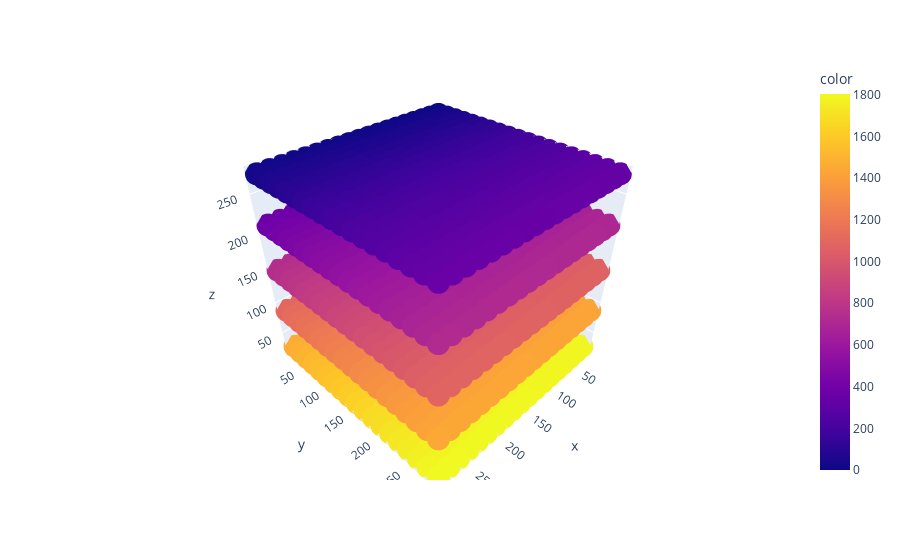
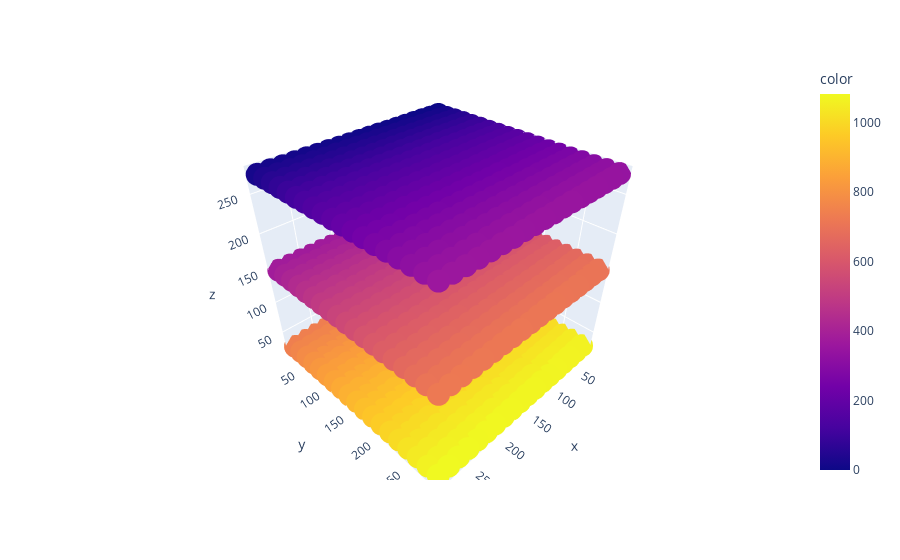
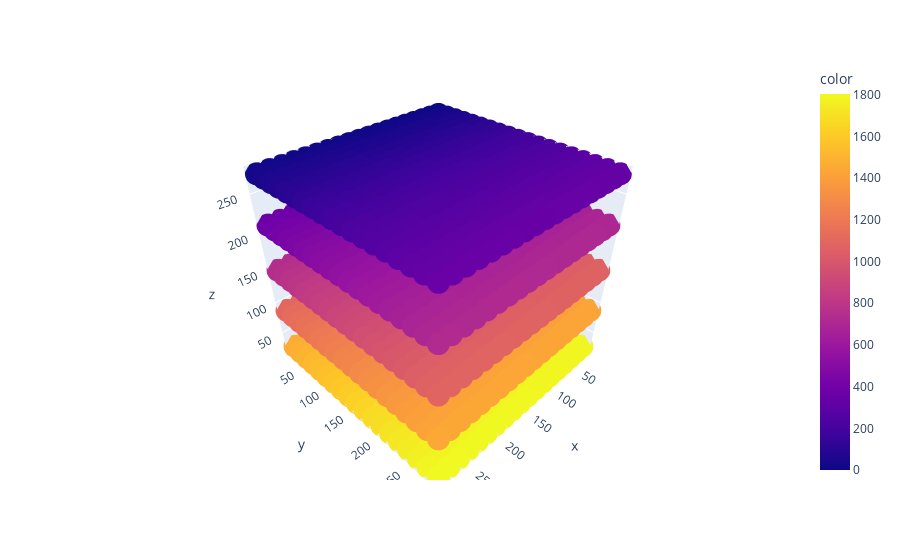
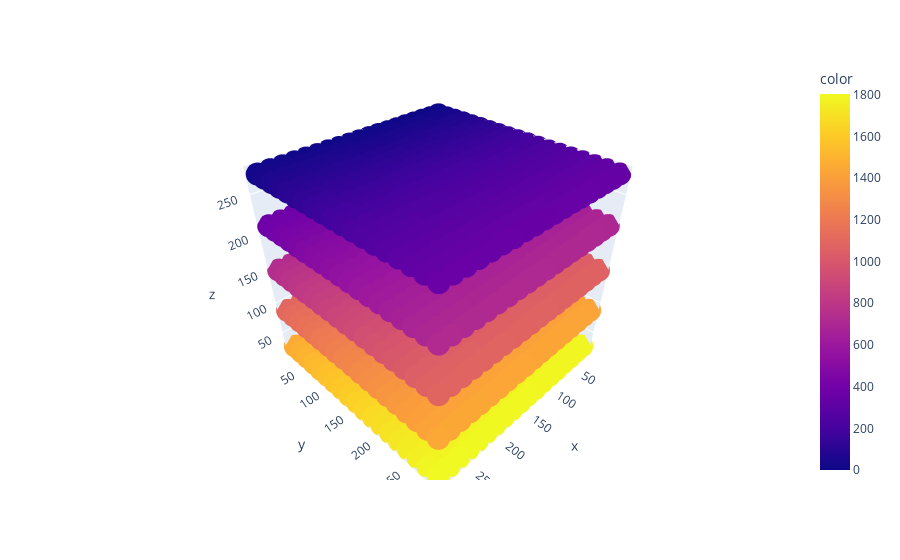

Notebook code cell kept with these figures, in order:
### Code cell
n_cams = len(params.cams)

cpar = ControlParams(n_cams)
cpar.read_control_par(b"parameters/ptv.par")

vpar = VolumeParams()
vpar.read_volume_par(b"parameters/criteria.par")

# Calibration initial guess 

cals = []
for i_cam in range(n_cams):
    cal = Calibration()
    tmp = cpar.get_cal_img_base_name(i_cam)
    cal.from_file(tmp + b".ori", tmp + b".addpar")
    print(cal.get_pos(), cal.get_angles())
    cals.append(cal)



# prepare all markers for the rms error 
list_files = list(cases[1].rglob('markers*'))
all_markers = [np.loadtxt(_) for _ in list_files]
all_XYZ = all_markers[0][:,2:]
all_ID = np.argwhere((all_XYZ[:,0]>-1))[:,0]

for case in cases:
    # if 'allmarkers' not in case.name:
    #     continue

    list_files = list(case.rglob('markers*'))
    list_files.sort()
    case_name = case.name.split('case_')[-1] # 'interpolation', ...
    print(case_name)
    # print([_.name for _ in list_files])
    
    # load marker
    markers = [np.loadtxt(_) for _ in list_files]
    
    for c in params.cams:
        # print(f" Camera {c}\n")

        XYZ = markers[c][:,2:]
        xy = markers[c][:,:2]
        ID = np.argwhere((XYZ[:,0]>-1))[:,0]

        cal = cals[c]
        # print what you get to see it's still a valid guess
        cal.get_pos(), cal.get_angles()

        
        # We could use this step only if we do not have a good
        # initial guess, but we have one from the previous step

        
        four_points = xy[[0,int(ID.max()/4),int(ID.max()*3/4),ID.max()],:] # choose manually
        ref_pts = XYZ[[0,int(ID.max()/4),int(ID.max()*3/4),ID.max()],:]


        targets = convert_arr_metric_to_pixel(
            image_coordinates(ref_pts, cal, cpar.get_multimedia_params()),
        cpar,
        )
        print(f"Before: {four_points - targets}")


        # external_calibration(cal, ref_pts, four_points, cpar)


        x0 = calibration_to_array(cal)
        # print(x0)
        sol = minimize(error_function, x0, args=(cal, XYZ, xy, cpar), method='Nelder-Mead', tol=1e-11)

        array_to_calibration(sol.x, cal)

        targets = convert_arr_metric_to_pixel(
            image_coordinates(ref_pts, cal, cpar.get_multimedia_params()),
        cpar,
        )
        print(f"After: {four_points - targets}")

        targets = convert_arr_metric_to_pixel(
            image_coordinates(XYZ, cal, cpar.get_multimedia_params()),
        cpar,
        )

        # px.scatter(x=xy[:,0], y=xy[:,1], color=ID).show()
        # fig = ff.create_quiver(x=xy[:,0], y=xy[:,1], u=targets[:,0]-xy[:,0], v=targets[:,1]-xy[:,1], scale=5)
        # fig.show()

        # Not sure I understand it correctly, we calibrate with 
        # some markers but always compare with the full set


    # Note that we always use allmarkers for comparison:
    # newXYZ, rcm = pixel_to_3d(all_markers, cpar, cals, vpar)

    newXYZ, rcm = pixel_to_3d(markers, cpar, cals, vpar)
    # errors = newXYZ - all_XYZ
    errors = newXYZ - XYZ

    print(f" Error rms: {np.sqrt(np.sum(errors**2))}")

    # print(rcm)

    newxyz = pd.DataFrame(all_XYZ, columns=['x','y','z'])
    newxyz['id'] = all_ID
    px.scatter_3d(x=newxyz['x'], y=newxyz['y'], z=newxyz['z'], color=newxyz['id']).show()

    
    newxyz = pd.DataFrame(newXYZ, columns=['x','y','z'])
    newxyz['id'] = range(len(newXYZ))
    px.scatter_3d(x=newxyz['x'], y=newxyz['y'], z=newxyz['z'], color=newxyz['id']).show()

    # get 3D positions from plate
    # # triangulate 3D position
    # camPs = [ np.asarray([markers[0][i,:2],markers[1][i,:2],markers[2][i,:2],markers[3][i,:2]]) for i in range(len(markers[0]))]
    # P = np.asarray([NewtonSoloff_Triangulation(setP, ax, ay, params)[0] for setP in camPs])

    # # compare error
    # error = XYZ-P
    # output = np.zeros([361*5,8+3+3])
    # for i in range(len(params.cams)):
    #     output[:,2*i:2*(i+1)] = np.loadtxt('markers_c'+str(params.cams[i])+'.txt')[:,:2]
    # output[:,8:11] = XYZ
    # output[:,11:] = error
    # # SaveMarkerList(output)

    # err = np.linalg.norm(error,axis=1)
    # mean_err = np.mean(err)
    # std_err = np.std(err)
    # print('MAE: ', mean_err, ' +- ' , std_err )
    # import matplotlib.pyplot as plt

    # axis = plt.figure().add_subplot(111, projection='3d')
    # axis.scatter(P[:,2], P[:,0], P[:,1],c='red',s=5)
    # axis.scatter(XYZ[ID,2], XYZ[ID,0], XYZ[ID,1],c='black',s=5)
    # axis.set_xlabel('Z',fontsize=13), axis.set_ylabel('X',fontsize=13), axis.set_zlabel('Y',fontsize=13)
    # plt.tight_layout()
    # plt.show()

    # axis = plt.figure().add_subplot(111, projection='3d')
    # axis.quiver(P[:,2],P[:,0],P[:,1], P[:,2]-XYZ[ID,2], P[:,0]-XYZ[ID,0], P[:,1]-XYZ[ID,1],color='red',length=10,normalize=True)
    # axis.set_xlabel('Z',fontsize=13), axis.set_ylabel('X',fontsize=13), axis.set_zlabel('Y',fontsize=13)
    # plt.tight_layout()
    # plt.show()

### Figure 1 — Plotly figure (JSON) as saved in the notebook; plotly's stock layout.template omitted (floating-point values rounded to 4 significant figures; data arrays with more than 128 entries replaced by an {"elided": "..."} marker saying what was removed)
{"data": [{"hovertemplate": "x=%{x}<br>y=%{y}<br>z=%{z}<br>color=%{marker.color}<extra></extra>", "legendgroup": "", "marker": {"color": {"elided": "1805 int values"}, "coloraxis": "coloraxis", "symbol": "circle"}, "mode": "markers", "name": "", "scene": "scene", "showlegend": false, "type": "scatter3d", "x": {"elided": "1805 int values"}, "y": {"elided": "1805 int values"}, "z": {"elided": "1805 int values"}}], "layout": {"coloraxis": {"colorbar": {"title": {"text": "color"}}, "colorscale": [[0, "#0d0887"], [0.1111, "#46039f"], [0.2222, "#7201a8"], [0.3333, "#9c179e"], [0.4444, "#bd3786"], [0.5556, "#d8576b"], [0.6667, "#ed7953"], [0.7778, "#fb9f3a"], [0.8889, "#fdca26"], [1, "#f0f921"]]}, "legend": {"tracegroupgap": 0}, "margin": {"t": 60}, "scene": {"domain": {"x": [0, 1], "y": [0, 1]}, "xaxis": {"title": {"text": "x"}}, "yaxis": {"title": {"text": "y"}}, "zaxis": {"title": {"text": "z"}}}}}

### Figure 2 — Plotly figure (JSON) as saved in the notebook; plotly's stock layout.template omitted (floating-point values rounded to 4 significant figures; data arrays with more than 128 entries replaced by an {"elided": "..."} marker saying what was removed)
{"data": [{"hovertemplate": "x=%{x}<br>y=%{y}<br>z=%{z}<br>color=%{marker.color}<extra></extra>", "legendgroup": "", "marker": {"color": {"elided": "1083 int values"}, "coloraxis": "coloraxis", "symbol": "circle"}, "mode": "markers", "name": "", "scene": "scene", "showlegend": false, "type": "scatter3d", "x": {"elided": "1083 float values"}, "y": {"elided": "1083 float values"}, "z": {"elided": "1083 float values"}}], "layout": {"coloraxis": {"colorbar": {"title": {"text": "color"}}, "colorscale": [[0, "#0d0887"], [0.1111, "#46039f"], [0.2222, "#7201a8"], [0.3333, "#9c179e"], [0.4444, "#bd3786"], [0.5556, "#d8576b"], [0.6667, "#ed7953"], [0.7778, "#fb9f3a"], [0.8889, "#fdca26"], [1, "#f0f921"]]}, "legend": {"tracegroupgap": 0}, "margin": {"t": 60}, "scene": {"domain": {"x": [0, 1], "y": [0, 1]}, "xaxis": {"title": {"text": "x"}}, "yaxis": {"title": {"text": "y"}}, "zaxis": {"title": {"text": "z"}}}}}

### Figure 3 — Plotly figure (JSON) as saved in the notebook; plotly's stock layout.template omitted (floating-point values rounded to 4 significant figures; data arrays with more than 128 entries replaced by an {"elided": "..."} marker saying what was removed)
{"data": [{"hovertemplate": "x=%{x}<br>y=%{y}<br>z=%{z}<br>color=%{marker.color}<extra></extra>", "legendgroup": "", "marker": {"color": {"elided": "1805 int values"}, "coloraxis": "coloraxis", "symbol": "circle"}, "mode": "markers", "name": "", "scene": "scene", "showlegend": false, "type": "scatter3d", "x": {"elided": "1805 int values"}, "y": {"elided": "1805 int values"}, "z": {"elided": "1805 int values"}}], "layout": {"coloraxis": {"colorbar": {"title": {"text": "color"}}, "colorscale": [[0, "#0d0887"], [0.1111, "#46039f"], [0.2222, "#7201a8"], [0.3333, "#9c179e"], [0.4444, "#bd3786"], [0.5556, "#d8576b"], [0.6667, "#ed7953"], [0.7778, "#fb9f3a"], [0.8889, "#fdca26"], [1, "#f0f921"]]}, "legend": {"tracegroupgap": 0}, "margin": {"t": 60}, "scene": {"domain": {"x": [0, 1], "y": [0, 1]}, "xaxis": {"title": {"text": "x"}}, "yaxis": {"title": {"text": "y"}}, "zaxis": {"title": {"text": "z"}}}}}

### Figure 4 — Plotly figure (JSON) as saved in the notebook; plotly's stock layout.template omitted (floating-point values rounded to 4 significant figures; data arrays with more than 128 entries replaced by an {"elided": "..."} marker saying what was removed)
{"data": [{"hovertemplate": "x=%{x}<br>y=%{y}<br>z=%{z}<br>color=%{marker.color}<extra></extra>", "legendgroup": "", "marker": {"color": {"elided": "1805 int values"}, "coloraxis": "coloraxis", "symbol": "circle"}, "mode": "markers", "name": "", "scene": "scene", "showlegend": false, "type": "scatter3d", "x": {"elided": "1805 float values"}, "y": {"elided": "1805 float values"}, "z": {"elided": "1805 float values"}}], "layout": {"coloraxis": {"colorbar": {"title": {"text": "color"}}, "colorscale": [[0, "#0d0887"], [0.1111, "#46039f"], [0.2222, "#7201a8"], [0.3333, "#9c179e"], [0.4444, "#bd3786"], [0.5556, "#d8576b"], [0.6667, "#ed7953"], [0.7778, "#fb9f3a"], [0.8889, "#fdca26"], [1, "#f0f921"]]}, "legend": {"tracegroupgap": 0}, "margin": {"t": 60}, "scene": {"domain": {"x": [0, 1], "y": [0, 1]}, "xaxis": {"title": {"text": "x"}}, "yaxis": {"title": {"text": "y"}}, "zaxis": {"title": {"text": "z"}}}}}
